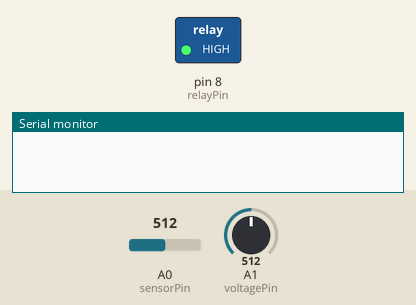
The sketch below on a simulated Arduino Uno, built with avr-gcc and run on an emulated ATmega328P. Shown: switched loads named in the sketch (green lamp = pin HIGH), the last lines printed to the serial monitor. Inputs (shaded band) come from the test bench; at power-on: A0 (sensorPin) = 512, A1 (voltagePin) = 512.

Above: at 0.1 s.
At 1.3 s:
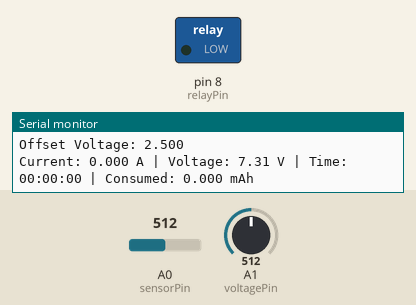
Timing chart, 0 to 2.8 s (numbered marks = the images above):
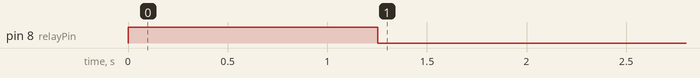

Measured:
- by itself, pin 8 (relayPin): HIGH → LOW at 1.3 s

The sketch:

Power_Calculation.ino
```cpp
const int sensorPin = A0;  // Analog pin where the current sensor is connected
const int voltagePin = A1; // Analog pin where the voltage divider is connected
const int relayPin = 8;    // Digital pin where the relay is connected
const float Vref = 5.0;    // Reference voltage (5V for most Arduino boards)
const int sensorResolution = 1024; // 10-bit ADC resolution

// Calibration value for ACS712-30A
const float sensitivity = 0.072164958;  // 66mV/A for ACS712-30A

// Voltage divider resistors (adjust these values to match your setup)
const float R1 = 100.0;  // Resistor R1 value in ohms
const float R2 = 4200.0;  // Resistor R2 value in ohms

// Variables
int sensorValue = 0;
float current = 0.0;
float offsetVoltage = 2.52;  // Default value (Vcc/2), should be measured for more accuracy
const int numReadings = 100;  // Number of readings for averaging
const float batteryCapacity = 1000.0; // Battery capacity in mAh
float totalConsumedmAh = 0.0;
float batteryVoltage = 0.0;

unsigned long startTime = 0;
unsigned long lastUpdateTime = 0;

void setup() {
  Serial.begin(9600);
  pinMode(relayPin, OUTPUT);
  digitalWrite(relayPin, HIGH);  // Assume relay is active LOW; turn it on initially

  // Measure the offset voltage (sensor reading at 0A)
  offsetVoltage = measureOffset();
  startTime = millis(); // Start the timer
  lastUpdateTime = startTime; // Initialize last update time
}

void loop() {
  // Calculate time since measurement started
  unsigned long currentTime = millis();
  unsigned long elapsedTime = currentTime - startTime;

  // Calculate hours, minutes, and seconds
  unsigned long hours = elapsedTime / 3600000;
  unsigned long minutes = (elapsedTime % 3600000) / 60000;
  unsigned long seconds = (elapsedTime % 60000) / 1000;

  // Average multiple readings to reduce noise
  long sensorSum = 0;
  for (int i = 0; i < numReadings; i++) {
    sensorSum += analogRead(sensorPin);
    delay(1);  // Short delay between readings
  }
  float averageSensorValue = sensorSum / (float)numReadings;

  // Convert the sensor value to current
  float voltage = (averageSensorValue / (float)sensorResolution) * Vref;
  current = (voltage - offsetVoltage) / sensitivity;

  // Measure battery voltage
  long voltageSum = 0;
  for (int i = 0; i < numReadings; i++) {
    voltageSum += analogRead(voltagePin);
    delay(1);  // Short delay between readings
  }
  float averageVoltageValue = voltageSum / (float)numReadings;
  float measuredVoltage = (averageVoltageValue / (float)sensorResolution) * Vref;
  batteryVoltage = measuredVoltage * (R1 + R2) / R2;

  // Calculate the time difference in hours since the last update
  float timeDifference = (currentTime - lastUpdateTime) / 3600000.0;

  // Update total mAh consumed
  totalConsumedmAh += current * timeDifference;
  lastUpdateTime = currentTime;

  // Print current, voltage, time, and total mAh consumed to the serial monitor
  Serial.print("Current: ");
  Serial.print(current, 3);
  Serial.print(" A | Voltage: ");
  Serial.print(batteryVoltage /0.35, 2);
  Serial.print(" V | Time: ");
  if (hours < 10) Serial.print("0");
  Serial.print(hours);
  Serial.print(":");
  if (minutes < 10) Serial.print("0");
  Serial.print(minutes);
  Serial.print(":");
  if (seconds < 10) Serial.print("0");
  Serial.print(seconds);
  Serial.print(" | Consumed: ");
  Serial.print(totalConsumedmAh, 3);
  Serial.println(" mAh");

  // Plot the data on the Serial Plotter
  unsigned long totalTimeInSeconds = hours * 3600 + minutes * 60 + seconds;
  Serial.print(totalTimeInSeconds); // Convert time to seconds
  Serial.print(" ");
  Serial.println(current);

  // Check if 80% of the battery has been consumed
  if (totalConsumedmAh >= (0.8 * batteryCapacity)) {
    Serial.println("Battery 80% consumed. Battery exhausted or drained.");
  }

  // Check battery voltage and turn off relay if it is less than or equal to 3.95V
  if (batteryVoltage <= 3.50) {
    digitalWrite(relayPin, LOW);  // Turn off the relay
    Serial.println("Battery voltage is low. Relay turned off.");
  } else {
    digitalWrite(relayPin, HIGH);  // Keep the relay on
  }

  delay(1000);  // Delay for a second
}

float measureOffset() {
  long sum = 0;
  int offsetReadings = 100;

  // Take multiple readings and average them to find the offset voltage
  for (int i = 0; i < offsetReadings; i++) {
    sum += analogRead(sensorPin);
    delay(10);
  }

  float average = sum / offsetReadings;
  float offset = (average / (float)sensorResolution) * Vref;

  Serial.print("Offset Voltage: ");
  Serial.println(offset, 3);

  return offset;
}
```
